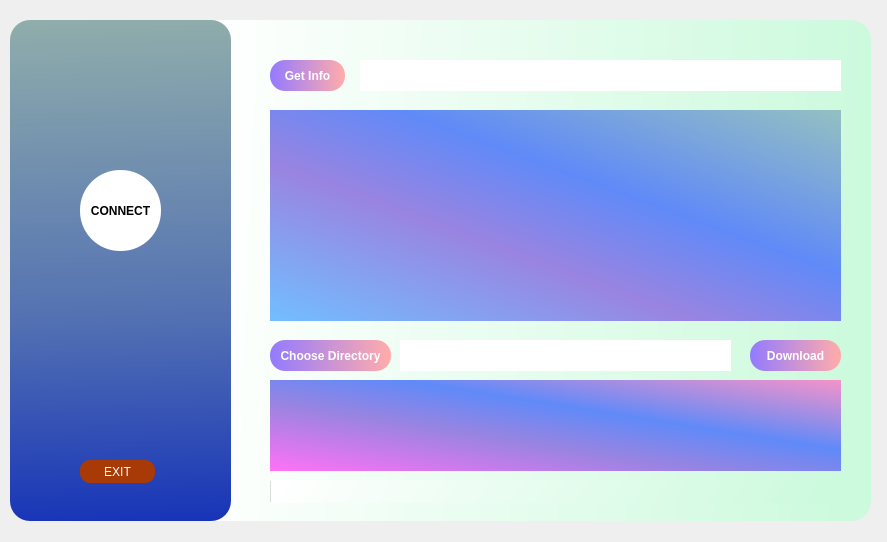
<?xml version="1.0" encoding="UTF-8"?>
<ui version="4.0">
 <class>MainWindow</class>
 <widget class="QMainWindow" name="MainWindow">
  <property name="geometry">
   <rect>
    <x>0</x>
    <y>0</y>
    <width>887</width>
    <height>542</height>
   </rect>
  </property>
  <property name="windowTitle">
   <string>MainWindow</string>
  </property>
  <widget class="QWidget" name="centralwidget">
   <widget class="QWidget" name="widget" native="true">
    <property name="geometry">
     <rect>
      <x>10</x>
      <y>20</y>
      <width>221</width>
      <height>501</height>
     </rect>
    </property>
    <property name="styleSheet">
     <string notr="true">background-color: qlineargradient(spread:pad, x1:0.506, y1:0, x2:0.517, y2:1, stop:0 rgba(143, 173, 171, 255), stop:0.585227 rgba(84, 114, 178, 255), stop:1 rgba(24, 53, 184, 255));
border-radius: 20px;</string>
    </property>
    <widget class="QPushButton" name="connect">
     <property name="geometry">
      <rect>
       <x>70</x>
       <y>150</y>
       <width>81</width>
       <height>81</height>
      </rect>
     </property>
     <property name="styleSheet">
      <string notr="true">background-color: rgb(255, 255, 255);
font: 75 9pt &quot;Agency FB&quot;;
font-weight: Bold;
border-radius: 40px;
</string>
     </property>
     <property name="text">
      <string>CONNECT</string>
     </property>
    </widget>
    <widget class="QPushButton" name="exit">
     <property name="geometry">
      <rect>
       <x>70</x>
       <y>440</y>
       <width>75</width>
       <height>23</height>
      </rect>
     </property>
     <property name="styleSheet">
      <string notr="true">background-color: rgb(167, 58, 7);
color: rgb(255, 255, 255);
border-radius: 10px;</string>
     </property>
     <property name="text">
      <string>EXIT</string>
     </property>
    </widget>
   </widget>
   <widget class="QWidget" name="rezero" native="true">
    <property name="geometry">
     <rect>
      <x>200</x>
      <y>20</y>
      <width>671</width>
      <height>501</height>
     </rect>
    </property>
    <property name="styleSheet">
     <string notr="true">background-color: qlineargradient(spread:pad, x1:0, y1:0.489, x2:1, y2:0.517, stop:0 rgba(255, 255, 255, 255), stop:0.977273 rgba(204, 250, 221, 255));
border-radius: 20px;</string>
    </property>
    <widget class="QLineEdit" name="inputid">
     <property name="geometry">
      <rect>
       <x>160</x>
       <y>40</y>
       <width>481</width>
       <height>31</height>
      </rect>
     </property>
     <property name="styleSheet">
      <string notr="true">background-color: rgb(255, 255, 255);
font: 8pt &quot;Papyrus&quot;;</string>
     </property>
    </widget>
    <widget class="QTextEdit" name="logo">
     <property name="geometry">
      <rect>
       <x>70</x>
       <y>360</y>
       <width>571</width>
       <height>91</height>
      </rect>
     </property>
     <property name="styleSheet">
      <string notr="true">background-color: qlineargradient(spread:pad, x1:0, y1:1, x2:1, y2:0, stop:0 rgba(255, 114, 246, 255), stop:0.375 rgba(153, 132, 225, 255), stop:0.613636 rgba(96, 138, 248, 255), stop:1 rgba(245, 147, 201, 255));
color: rgb(255, 255, 255);
font: 10pt &quot;Centaur&quot;;
font-weight: bold;
border-radius: 0px;</string>
     </property>
    </widget>
    <widget class="QPushButton" name="getinfo">
     <property name="geometry">
      <rect>
       <x>70</x>
       <y>40</y>
       <width>75</width>
       <height>31</height>
      </rect>
     </property>
     <property name="styleSheet">
      <string notr="true">background-color: qlineargradient(spread:pad, x1:0, y1:0.489, x2:1, y2:0.489, stop:0 rgba(147, 122, 255, 255), stop:0.982955 rgba(255, 171, 171, 255));
color: rgb(255, 255, 255);
border-radius: 15px;
font: 75 10pt &quot;Agency FB&quot;;
font-weight: Bold;
</string>
     </property>
     <property name="text">
      <string>Get Info</string>
     </property>
    </widget>
    <widget class="QPushButton" name="dirchooser">
     <property name="geometry">
      <rect>
       <x>70</x>
       <y>320</y>
       <width>121</width>
       <height>31</height>
      </rect>
     </property>
     <property name="styleSheet">
      <string notr="true">background-color: qlineargradient(spread:pad, x1:0, y1:0.489, x2:1, y2:0.489, stop:0 rgba(147, 122, 255, 255), stop:0.982955 rgba(255, 171, 171, 255));
color: rgb(255, 255, 255);
border-radius: 15px;
font: 75 10pt &quot;Agency FB&quot;;
font-weight: Bold;
</string>
     </property>
     <property name="text">
      <string>Choose Directory</string>
     </property>
    </widget>
    <widget class="QPushButton" name="download">
     <property name="geometry">
      <rect>
       <x>550</x>
       <y>320</y>
       <width>91</width>
       <height>31</height>
      </rect>
     </property>
     <property name="styleSheet">
      <string notr="true">background-color: qlineargradient(spread:pad, x1:0, y1:0.489, x2:1, y2:0.489, stop:0 rgba(147, 122, 255, 255), stop:0.982955 rgba(255, 171, 171, 255));
color: rgb(255, 255, 255);
border-radius: 15px;
font: 75 10pt &quot;Agency FB&quot;;
font-weight: Bold;
</string>
     </property>
     <property name="text">
      <string>Download</string>
     </property>
    </widget>
    <widget class="QTableWidget" name="listid">
     <property name="enabled">
      <bool>false</bool>
     </property>
     <property name="geometry">
      <rect>
       <x>70</x>
       <y>90</y>
       <width>571</width>
       <height>211</height>
      </rect>
     </property>
     <property name="styleSheet">
      <string notr="true">font: 10pt &quot;Centaur&quot;;
font-weight: bold;
background-color: qlineargradient(spread:pad, x1:0, y1:1, x2:1, y2:0, stop:0 rgba(114, 190, 255, 255), stop:0.375 rgba(153, 132, 225, 255), stop:0.613636 rgba(96, 138, 248, 255), stop:1 rgba(148, 192, 194, 255));
color: rgb(255, 255, 255);
font-weight: bold;
border-radius: 0px;</string>
     </property>
     <property name="frameShape">
      <enum>QFrame::NoFrame</enum>
     </property>
     <property name="frameShadow">
      <enum>QFrame::Plain</enum>
     </property>
     <property name="sizeAdjustPolicy">
      <enum>QAbstractScrollArea::AdjustIgnored</enum>
     </property>
     <property name="showDropIndicator" stdset="0">
      <bool>false</bool>
     </property>
     <property name="selectionMode">
      <enum>QAbstractItemView::NoSelection</enum>
     </property>
     <property name="showGrid">
      <bool>false</bool>
     </property>
     <property name="gridStyle">
      <enum>Qt::NoPen</enum>
     </property>
     <property name="sortingEnabled">
      <bool>false</bool>
     </property>
     <property name="wordWrap">
      <bool>false</bool>
     </property>
     <attribute name="horizontalHeaderVisible">
      <bool>false</bool>
     </attribute>
     <attribute name="horizontalHeaderHighlightSections">
      <bool>false</bool>
     </attribute>
     <attribute name="verticalHeaderVisible">
      <bool>false</bool>
     </attribute>
     <attribute name="verticalHeaderHighlightSections">
      <bool>false</bool>
     </attribute>
     <column>
      <property name="text">
       <string>blank space</string>
      </property>
     </column>
     <column>
      <property name="text">
       <string>File Name</string>
      </property>
     </column>
     <column>
      <property name="text">
       <string>Type</string>
      </property>
     </column>
     <column>
      <property name="text">
       <string>Size</string>
      </property>
     </column>
     <column>
      <property name="text">
       <string>Progress</string>
      </property>
     </column>
    </widget>
    <widget class="QProgressBar" name="progress">
     <property name="geometry">
      <rect>
       <x>70</x>
       <y>460</y>
       <width>571</width>
       <height>23</height>
      </rect>
     </property>
     <property name="autoFillBackground">
      <bool>false</bool>
     </property>
     <property name="value">
      <number>0</number>
     </property>
     <property name="textVisible">
      <bool>false</bool>
     </property>
    </widget>
    <widget class="QLineEdit" name="dirlabel">
     <property name="enabled">
      <bool>true</bool>
     </property>
     <property name="geometry">
      <rect>
       <x>200</x>
       <y>320</y>
       <width>331</width>
       <height>31</height>
      </rect>
     </property>
     <property name="styleSheet">
      <string notr="true">background-color: rgb(255, 255, 255);
font: 8pt &quot;Papyrus&quot;;
</string>
     </property>
    </widget>
   </widget>
   <zorder>rezero</zorder>
   <zorder>widget</zorder>
  </widget>
 </widget>
 <resources/>
 <connections/>
</ui>
